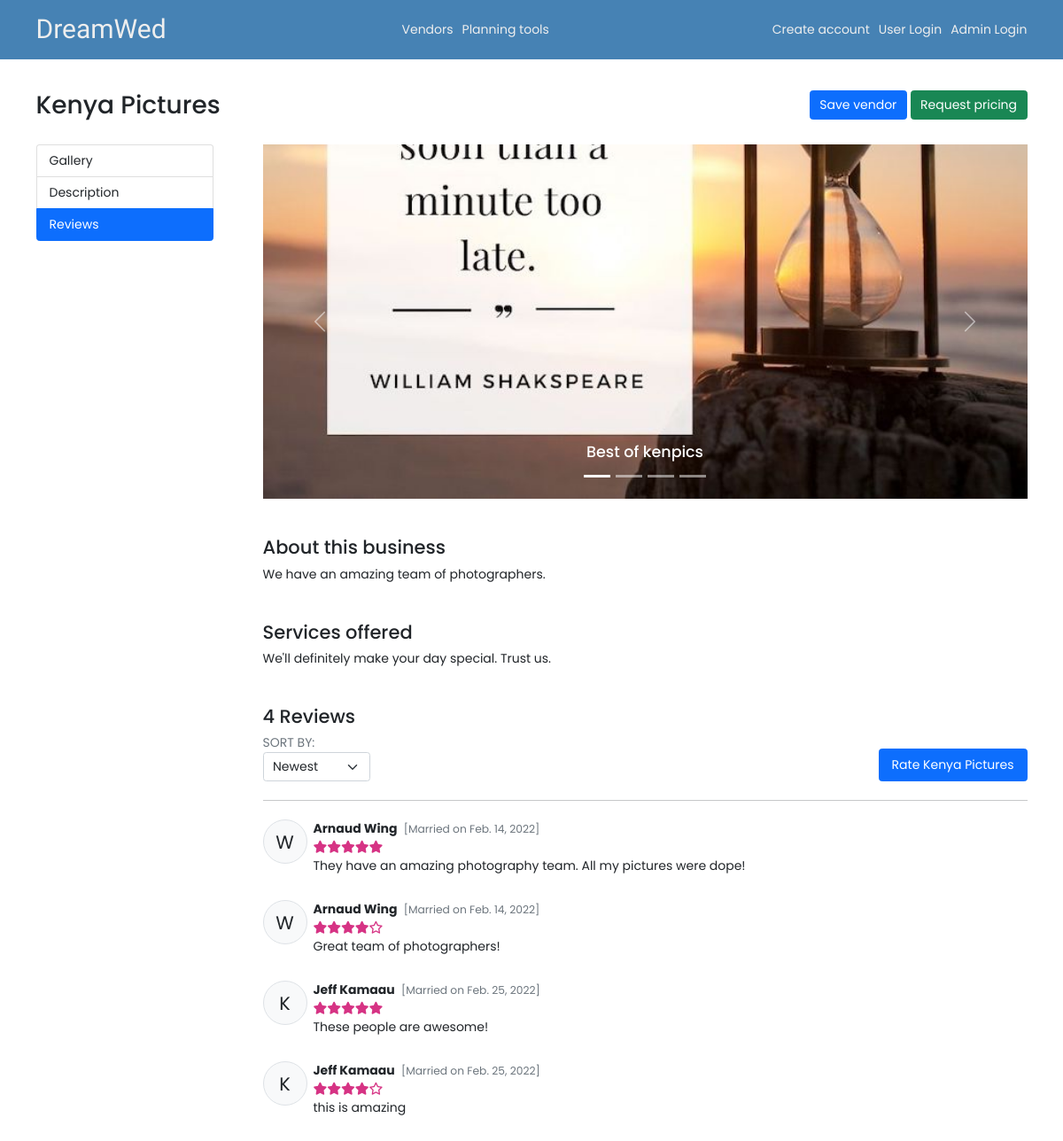
/vendors/14/details, run on an earlier commit of the app's database.
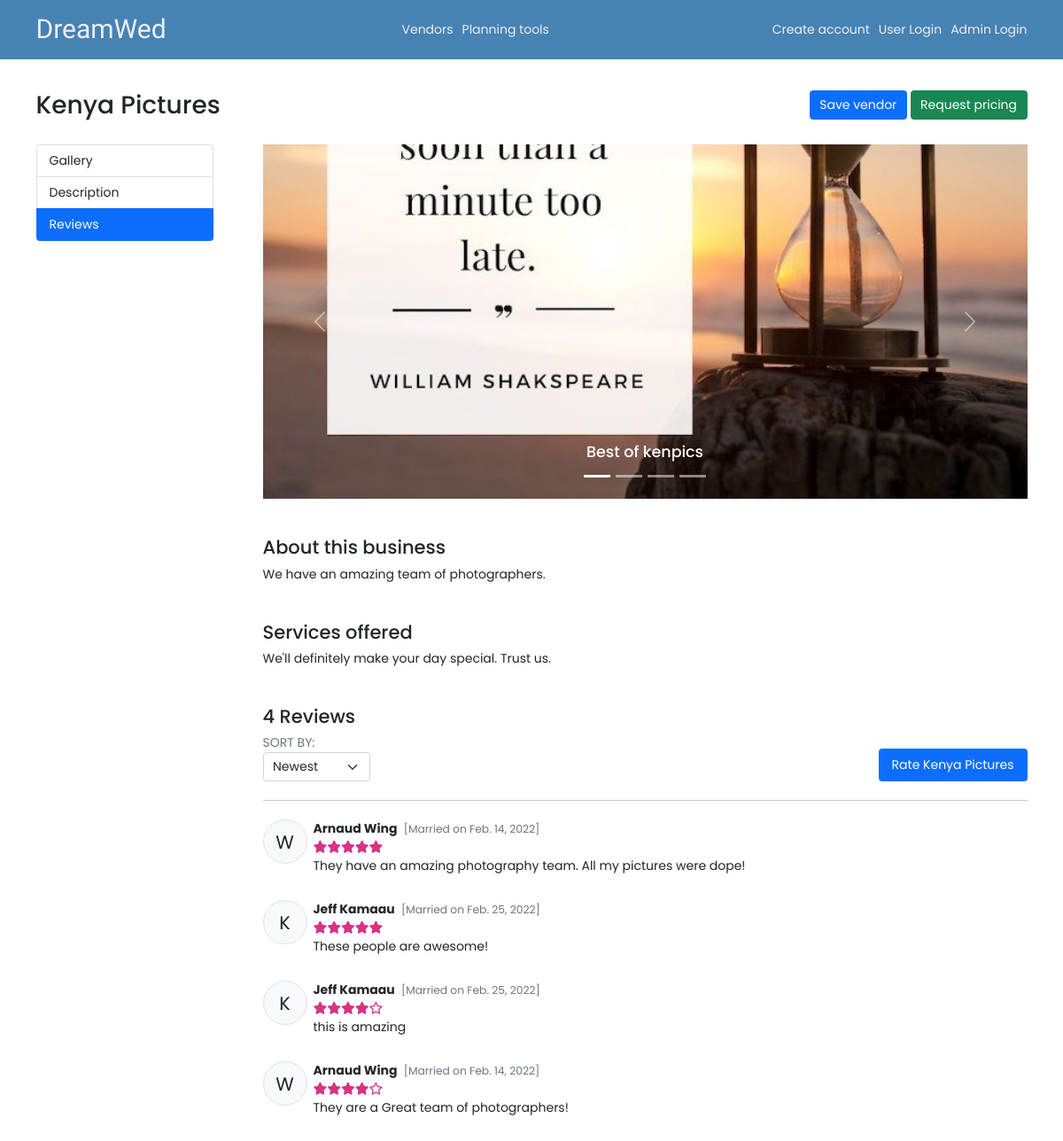
And on a later commit of the database.
### dreamwed/models.py (models this page shows, shortened)
class Vendor(models.Model):
   user = models.OneToOneField(User, on_delete=CASCADE, primary_key=True)
   business_name = models.CharField(max_length=100)
   category = models.ForeignKey(
      VendorCategory,
      on_delete=SET_NULL,
      null=True,
      help_text='Select a category for your business.',
      )
   description = models.TextField(max_length=5000)
   services_offered = models.TextField(max_length=5000)
   city = models.CharField(max_length=500)
   location = models.CharField(max_length=200) # street code

class VendorImageUpload(models.Model):
   vendor = models.ForeignKey(Vendor, on_delete=models.CASCADE)
   image = models.ImageField(upload_to='vendor_img_uploads')
   caption = models.CharField(max_length=500)

class Review(models.Model):
   wedplanner = models.ForeignKey(WeddingPlanner, on_delete=models.CASCADE)
   vendor = models.ForeignKey(Vendor, on_delete=models.CASCADE)
   stars = models.SmallIntegerField(
      default=5,
      validators=[
         MaxValueValidator(5),
         MinValueValidator(1)
      ]
   )
   comment = models.TextField(max_length=5000)
   created     = models.DateTimeField(auto_now_add=True)
   modified    = models.DateTimeField(auto_now=True)
   class Meta:
      ordering = ['modified', 'created']

class WeddingPlanner(models.Model):
   user = models.OneToOneField(User, on_delete=CASCADE, primary_key=True)
   partner_first_name = models.CharField(max_length=50, blank=True, null=True)
   partner_last_name = models.CharField(max_length=50, blank=True, null=True)
   wedding_date = models.DateField(blank=True, null=True)
   wedding_budget = models.FloatField(blank=True, null=True)

class User(AbstractUser):
   is_vendor = models.BooleanField(default=False)
   is_wedding_planner = models.BooleanField(default=False)
   profile = models.ImageField(default='default.jpg', upload_to='profile_pics')
   class Meta:
      ordering = ['last_name', 'first_name']

### dreamwed/views/wedplanner.py (the view)
# urls.py: path('vendors/<int:vendor_id>/details', wedplanner.vendor_details, name='vendor-details'),
def vendor_details(request, vendor_id):
   review_form = ReviewForm()
   vendor = Vendor.objects.get(user_id=vendor_id)
   vendor_reviews = Review.objects.filter(vendor_id=vendor_id)
   images = VendorImageUpload.objects.filter(vendor_id=vendor_id)
   context = {
      'review_form': review_form,
      'vendor': vendor,
      'vendor_images': images,
      'vendor_reviews': vendor_reviews,
   }
   return render(request, 'wedplanner/vendor-details.html', context)

### dreamwed/forms.py
class ReviewForm(ModelForm):
   class Meta:
      model = Review
      fields = ['stars', 'comment']
      widgets = {
         'stars': forms.TextInput(attrs={
            'min': 1,
            'max': 5,
            'type': 'number',
            }),
      }

### templates/wedplanner/vendor-details.html (shortened to what this page needs)
{% extends 'base.html' %}
{% load widget_tweaks %}
{% block body %}
{% include 'include/header.html' %}
<section class="intro">
   <div class="container">
      <div class="d-flex justify-content-between py-4 mt-3">
         <h2>{{ vendor.business_name }}</h2>
         <div class="cta">
            <a class="btn btn-primary" href="#">Save vendor</a>
            <a class="btn btn-success" href="#">Request pricing</a>
         </div>
      </div>
   </div>
</section>
<main>
   <div class="container grid-200-auto" id="vendor-details">
      <div class="sidebar">
         <div id="side-nav" class="list-group">
            <a class="list-group-item list-group-item-action" href="#vendor-gallery">Gallery</a>
            <a class="list-group-item list-group-item-action" href="#vendor-description">Description</a>
            <a class="list-group-item list-group-item-action" href="#vendor-reviews">Reviews</a>
         </div>
      </div>
      <div data-bs-spy="scroll" data-bs-target="#side-nav" data-bs-offset="0" class="main-content" tabindex="0">
         <div id="vendor-gallery">
         <div id="carouselVendorPictures" class="carousel slide" data-bs-ride="carousel">
            <div class="carousel-indicators">
               {% for img_file in vendor_images %}
               <button type="button" data-bs-target="#carouselVendorPictures"></button>
               {% endfor %}
            </div>
            <div class="carousel-inner">
               {% for img_file in vendor_images %}
               <div class="carousel-item">
                  <div class="d-flex align-items-end overflow-hidden" style="height: 400px;">
                     <img src="{{ img_file.image.url }}" class="d-block w-100" alt="...">
                  </div>
                  <div class="carousel-caption d-none d-md-block">
                     <h5>{{ img_file.caption }}</h5>
                  </div>
               </div>
               {% endfor %}
            </div>
            <button class="carousel-control-prev" type="button" data-bs-target="#carouselVendorPictures" data-bs-slide="prev">
               <span class="carousel-control-prev-icon" aria-hidden="true"></span>
            </button>
            <button class="carousel-control-next" type="button" data-bs-target="#carouselVendorPictures" data-bs-slide="next">
               <span class="carousel-control-next-icon" aria-hidden="true"></span>
            </button>
         </div>
         </div>
         <h4 class="mt-5" id="vendor-description">About this business</h4>
         <p>{{ vendor.description }}</p>
         <h4 class="mt-5">Services offered</h4>
         <p>{{ vendor.services_offered }}</p>
         <section class="reviews mt-5">
            <div class="d-flex align-items-end justify-content-between">
               <div>
                  <h4 id="vendor-reviews">{{ vendor_reviews|length }} Reviews</h4>
                  <div class="text-muted">SORT BY:</div>
                  <select name="sort" id="sort" class="form-select">
                     <option value="">Newest</option>
                  </select>
               </div>
               <button class="btn btn-primary px-3 py-2" data-bs-toggle="modal" data-bs-target="#rateVendor">Rate {{ vendor.business_name }}</button>
            </div>
            <hr class="my-4">
            {% if vendor_reviews %}
               {% for review in vendor_reviews %}
                  <div class="review d-flex align-items-start mb-3">
                     <div class="circle-50 d-flex align-items-center justify-content-center rounded-circle border bg-light fs-4 me-2">{{ review.wedplanner.user.last_name|make_list|first }}</div>
                     <div class="msg">
                        <strong class="me-1">{{ review.wedplanner.user.first_name }} {{ review.wedplanner.user.last_name }}</strong>
                        <small class="text-muted">[Married on {{ review.wedplanner.wedding_date }}]</small>
                        <div class="rating" data-rating="{{ review.stars }}"></div>
                        <p>{{ review.comment }}</p>
                     </div>
                  </div>
               {% endfor %}
            {% else %}
               <div class="text-center text-muted mt-5">
                  <h6>No reviews for this vendor.</h6>
                  <p>Be the first to rate {{ vendor.business_name }} services.</p>
               </div>
            {% endif %}
         </section>
      </div>
   </div>
</main>
{% endblock %}

### templates/base.html (shortened to what this page needs)
<!DOCTYPE html>
<html lang="en">
<head>
   <link href="https://cdn.jsdelivr.net/npm/bootstrap@5.1.0/dist/css/bootstrap.min.css" rel="stylesheet">
   {% load static %}
   <link rel="stylesheet" href="{% static 'css/main.css' %}">
</head>
<body>
   {% block body %}{% endblock %}
</body>
</html>

### templates/include/header.html (shortened to what this page needs)
<nav class="sticky-top" id="navbar">
   <div class="container nav-container py-3">
      <div class="d-flex justify-content-between">
         <a id="logo" class="navbar-brand" href="{% url 'home' %}">DreamWed</a>
      </div>
      <div class="nav-secondary nav-middle">
         <div class="nav-links">
            {% if not user.is_authenticated %}
            <a href="{% url 'vendors' %}">Vendors</a>
            <a href="{% url 'wedding-planner-register' %}">Planning tools</a>
            {% endif %}
         </div>
      </div>
      <div class="nav-secondary nav-right">
         <div class="nav-links">
            {% if user.is_authenticated %}
            <a href="{% url 'user-profile' %}">Logged in:
               <strong>{{ user.username }}</strong>
            </a>
            <a href="{% url 'logout' %}">LOGOUT</a>
            {% else %}
            <a href="{% url 'register' %}">Create account</a>
            <a href="{% url 'login' %}">User Login</a>
            <a href="{% url 'admin:index' %}?next={% url 'home' %}">Admin Login</a>
            {% endif %}
         </div>
      </div>
   </div>
</nav>

### static/css/main.css (style rules this page uses)
html, body { font: 400 14px/1.5 'Poppins', sans-serif; }
body { margin: 0; padding: 0 0 4rem; position: relative; }
#logo { font-family: 'Fleur De Leah', cursive; font-size: 30px; line-height: 1; }
a { text-decoration: none; }
img { max-width: 100%; }
.grid-200-auto { display: grid; grid-template-columns: 200px 1fr; gap: 4rem; }
.circle-50 { --size: 50px; width: var(--size); height: var(--size); }
#navbar { background: steelblue; }
#navbar a { color: #eee; }
#navbar .nav-secondary { max-height: 0; overflow: hidden; transform: translate(-100%, 0); transition: 0.25s ease-in-out; }
#navbar .nav-right .nav-links { padding-top: 1rem; border-top: 1px solid #aaa; }
#navbar .nav-middle .nav-links { padding: 1.4rem 0 1rem; }
#navbar .nav-secondary a { display: block; padding: 12px 0; }
@media screen and (min-width: 800px) { #navbar .nav-container { display: flex; justify-content: space-between; } }
@media screen and (min-width: 800px) { #navbar .nav-secondary { max-height: initial !important; overflow: initial !important; transform: translate(0) !important; } }
@media screen and (min-width: 800px) { #navbar .nav-secondary .nav-links { height: 100%; display: flex; align-items: center; } }
@media screen and (min-width: 800px) { #navbar .nav-right .nav-links { padding: 0; border: none; } }
@media screen and (min-width: 800px) { #navbar .nav-middle .nav-links { padding: 0; } }
@media screen and (min-width: 800px) { #navbar .nav-secondary a { padding: 0; } }
@media screen and (min-width: 800px) { #navbar .nav-secondary a + a { margin-left: 10px; } }

What changed in the data, as far as the page shows it:
changed Review: comment "Great team of photographers!" → "They are a Great team of photographers!"; moves down the list
